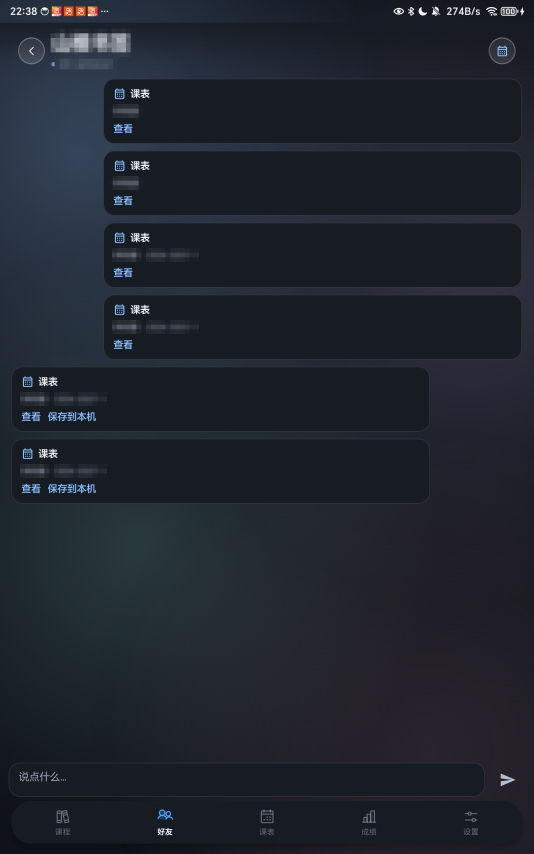
#> input picture website/assets/screenshots/chat.jpg, 1600 x 2560 px, given in place of shot_week2.png, which was not available (shown at 1/3 size)
$ python make_shots.py
#> lines starting #> are read from the running program, lines starting #| are printed output that depends on the picture
from PIL import Image, ImageFilter
import os
src = 'D:/lwh'
out = r'D:/lwh/site/assets/screenshots'
os.makedirs(out, exist_ok=True)

def save(src_name, out_name, boxes=()):
#> called with src_name = 'shot_week2.png', out_name = 'timetable.jpg', boxes = ()
    im = Image.open(os.path.join(src, src_name)).convert('RGB')
#> im is the input picture: PIL image 1600x2560 RGB; mean R, G, B 31.5, 36.6, 44.6
    w, h = im.size
#> w = 1600; h = 2560
    for (x1, y1, x2, y2) in boxes:
        region = im.crop((max(0,x1), max(0,y1), min(w,x2), min(h,y2)))
        region = region.filter(ImageFilter.GaussianBlur(22))
        im.paste(region, (max(0,x1), max(0,y1)))
    im = im.resize((720, 1600), Image.LANCZOS)
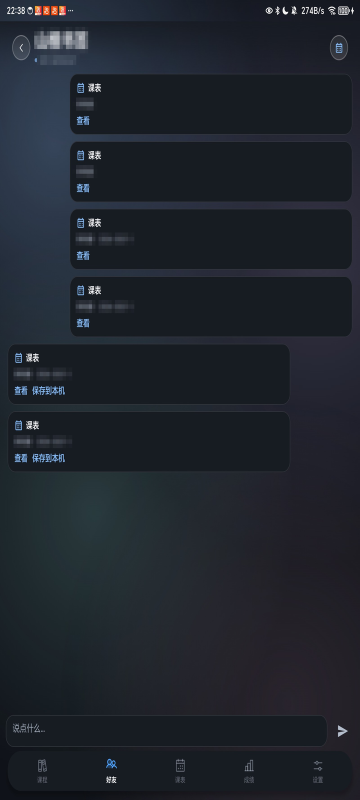
#> im: PIL image 720x1600 RGB (shown at 1/2 size); mean R, G, B 31.5, 36.6, 44.6
    im.save(os.path.join(out, out_name), 'JPEG', quality=87, optimize=True, progressive=True)
    print(out_name, os.path.getsize(os.path.join(out, out_name)))

save('shot_week2.png', 'timetable.jpg')
save('shot_day2.png', 'day.jpg', [(430, 1015, 660, 1075)])
#> call 2 of save, with src_name = 'shot_day2.png', out_name = 'day.jpg'
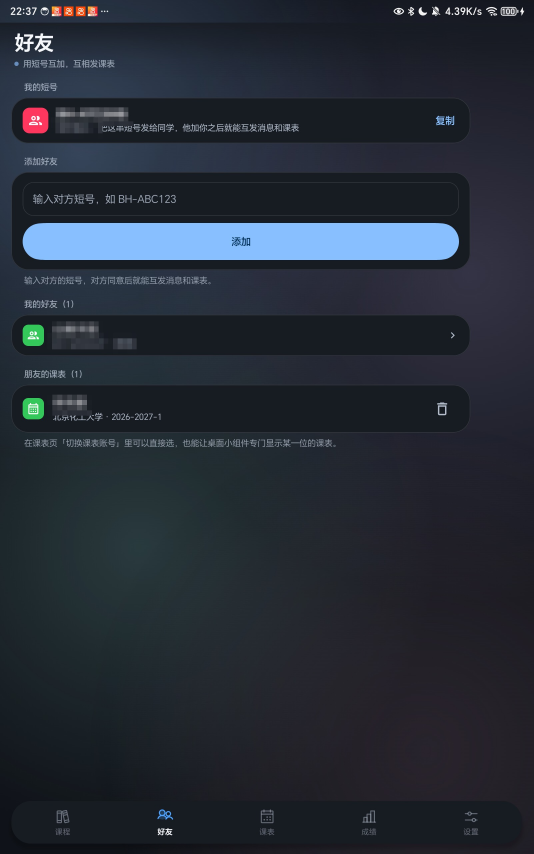
#> input picture website/assets/screenshots/friends.jpg, 1600 x 2560 px, given in place of shot_day2.png, which was not available (shown at 1/3 size)
#> in save, im is the input picture: PIL image 1600x2560 RGB; mean R, G, B 37.8, 44.2, 54.4
#> the loop in save (call 2), `for (x1, y1, x2, y2) in boxes:` made 1 pass
#> pass 1, in save (call 2), `region = im.crop((max(0,x1), max(0,y1), min(w,x2), min(h,y2)))`:
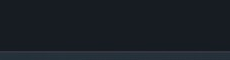
#> region: PIL image 230x60 RGB; mean R, G, B 25.6, 31.2, 37.9
#> pass 1, in save (call 2), `region = region.filter(ImageFilter.GaussianBlur(22))`:
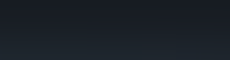
#> region: PIL image 230x60 RGB; mean R, G, B 26.1, 32.2, 39
#> in save (call 2), `im = im.resize((720, 1600), Image.LANCZOS)`:
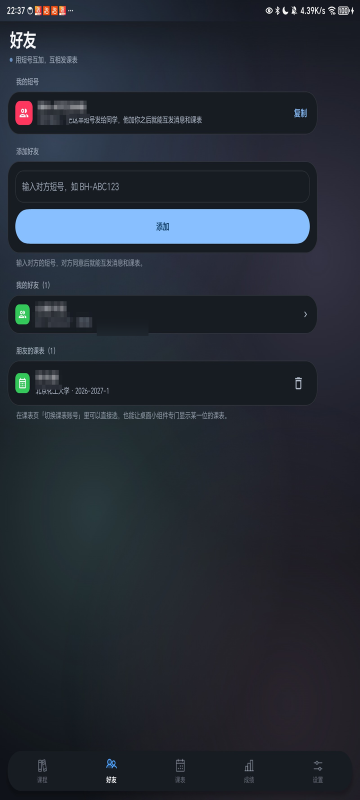
#> im: PIL image 720x1600 RGB (shown at 1/2 size); mean R, G, B 37.8, 44.2, 54.4
save('shot_detail.png', 'detail.jpg', [(430, 1015, 660, 1075), (165, 1790, 415, 1875)])
#> the loop in save (call 3), `for (x1, y1, x2, y2) in boxes:` made 2 passes
#> pass 2, in save (call 3), `region = im.crop((max(0,x1), max(0,y1), min(w,x2), min(h,y2)))`:
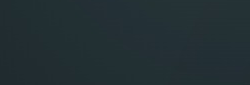
#> region: PIL image 250x85 RGB; mean R, G, B 34.5, 47.3, 51.4
save('shot_empty.png', 'empty.jpg')
#> (the run stopped early here; a loop or call above may not have finished)
